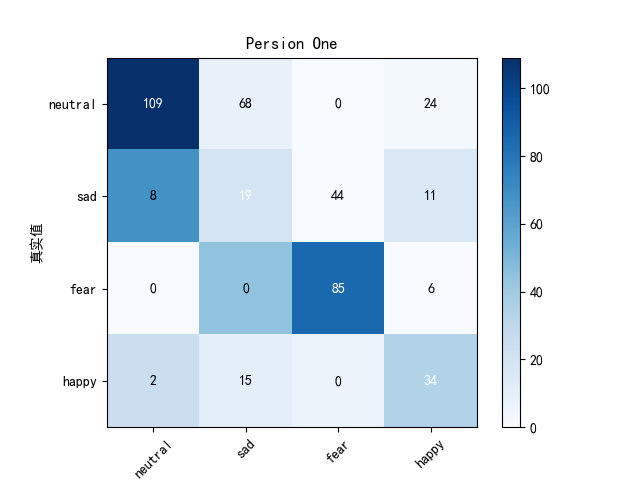
#> input picture image_class-master/Confusion_Matrix/person1.png, 640 x 480 px, found by its file name
$ python pictureTest.py
#> lines starting #> are read from the running program, lines starting #| are printed output that depends on the picture
import cv2
import matplotlib.pyplot  as plt

# [83 lines of commented-out code are left out]
img1 = cv2.imread('C:\\Users\\Administrator\\Desktop/person1.png',
                  cv2.IMREAD_COLOR)
#> img1 is the input picture: shape (480, 640, 3); mean B, G, R 239.6, 229.9, 218.6
img2 = cv2.imread('C:\\Users\\Administrator\\Desktop/person2.png',
                  cv2.IMREAD_COLOR)
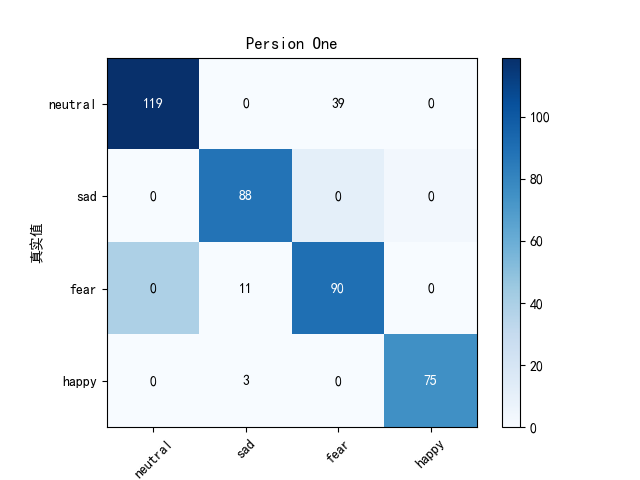
#> input picture image_class-master/Confusion_Matrix/person2.png, 640 x 480 px, found by its file name
#> img2 is the input picture: shape (480, 640, 3); mean B, G, R 239.8, 230.2, 219.1

img1 = cv2.cvtColor(img1, cv2.COLOR_BGR2RGB)
img2 = cv2.cvtColor(img2, cv2.COLOR_BGR2RGB)

plt.subplot(1, 2, 1)
plt.title("初始图")
plt.imshow(img1)

plt.subplot(1, 2, 2)
plt.title("融合特征图")
plt.imshow(img2)

plt.savefig('img1.jpg')
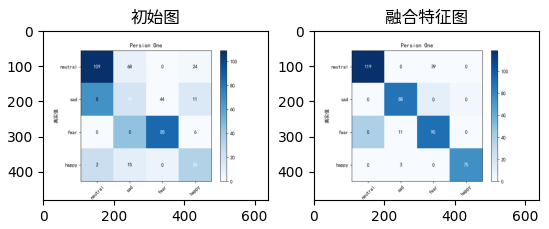
#> figure drawn by matplotlib, 2 panels
plt.show()

#img2
img1 = cv2.imread('C:\\Users\\Administrator\\Desktop/person1.png',
                  cv2.IMREAD_COLOR)
img2 = cv2.imread('C:\\Users\\Administrator\\Desktop/person2.png',
                  cv2.IMREAD_COLOR)

img1 = cv2.cvtColor(img1, cv2.COLOR_BGR2RGB)
img2 = cv2.cvtColor(img2, cv2.COLOR_BGR2RGB)

plt.subplot(1, 2, 1)
plt.title("Person One")
plt.imshow(img1)

plt.subplot(1, 2, 2)
plt.title("Persion Two")
plt.imshow(img2)

plt.savefig('img2.jpg')
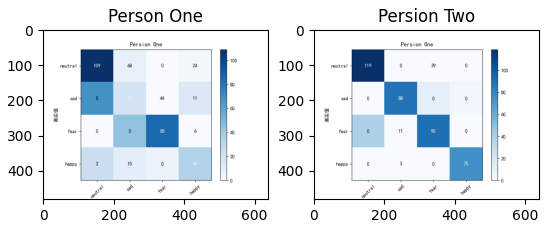
#> figure drawn by matplotlib, 2 panels
plt.show()
